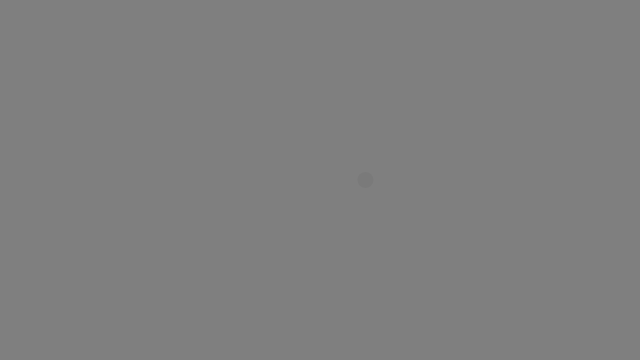
Frame 1 (no input)
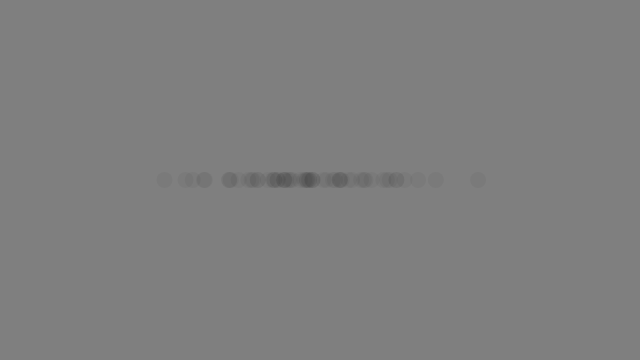
Frame 60 (no input)
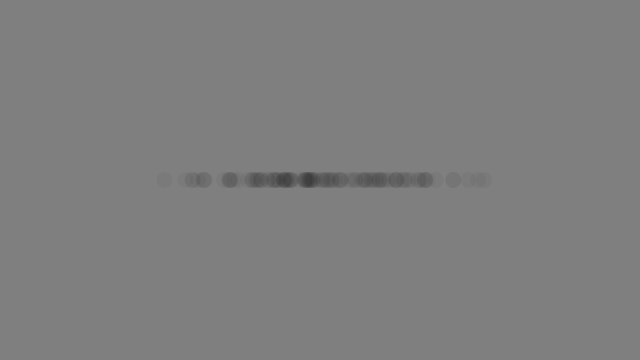
Frame 120 (the mouse pressed at the canvas centre since frame 60)

The p5.js sketch that drew these frames (run headless with seeded random() and noise() and a simulated clock; from frame 60 on, the mouse is pressed at the canvas centre):

// p5.js sketch
// ── sketch.js
function setup() {
  createCanvas(640,360); 
  background(127);
}
 
function draw() { 

  //x location has a mean of 0 and a standard
  //deviation of 1
  var xloc = randomGaussian();
  console.log(xloc);

  //standard deviation is 68%
  var sd = 68;
  var mean = width/2;

  xloc = (xloc * sd) + mean;

  fill(0,10);
  noStroke();
  ellipse(xloc, height/2, 16, 16);

}
